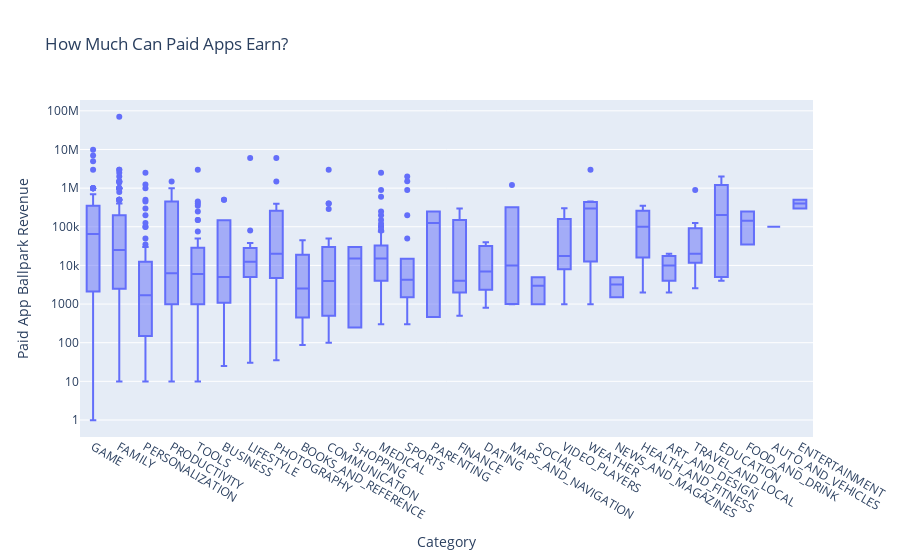

Here is the notebook cell this chart was saved with:
### Code cell
box = px.box(df_paid_apps, 
             x='Category', 
             y='Revenue_Estimate',
             title='How Much Can Paid Apps Earn?')

box.update_layout(xaxis_title='Category',
                  yaxis_title='Paid App Ballpark Revenue',
                  xaxis={'categoryorder':'min ascending'},
                  yaxis=dict(type='log'))


box.show()

### Figure 1 — Plotly figure (JSON) as saved in the notebook; plotly's stock layout.template omitted (floating-point values rounded to 4 significant figures; data arrays with more than 128 entries replaced by an {"elided": "..."} marker saying what was removed)
{"data": [{"alignmentgroup": "True", "hovertemplate": "Category=%{x}<br>Revenue_Estimate=%{y}<extra></extra>", "legendgroup": "", "marker": {"color": "#636efa"}, "name": "", "notched": false, "offsetgroup": "", "orientation": "v", "showlegend": false, "type": "box", "x": {"elided": "589 str values"}, "x0": " ", "xaxis": "x", "y": {"elided": "589 float values"}, "y0": " ", "yaxis": "y"}], "layout": {"boxmode": "group", "legend": {"tracegroupgap": 0}, "title": {"text": "How Much Can Paid Apps Earn?"}, "xaxis": {"anchor": "y", "categoryorder": "min ascending", "domain": [0, 1], "title": {"text": "Category"}}, "yaxis": {"anchor": "x", "domain": [0, 1], "title": {"text": "Paid App Ballpark Revenue"}, "type": "log"}}}
